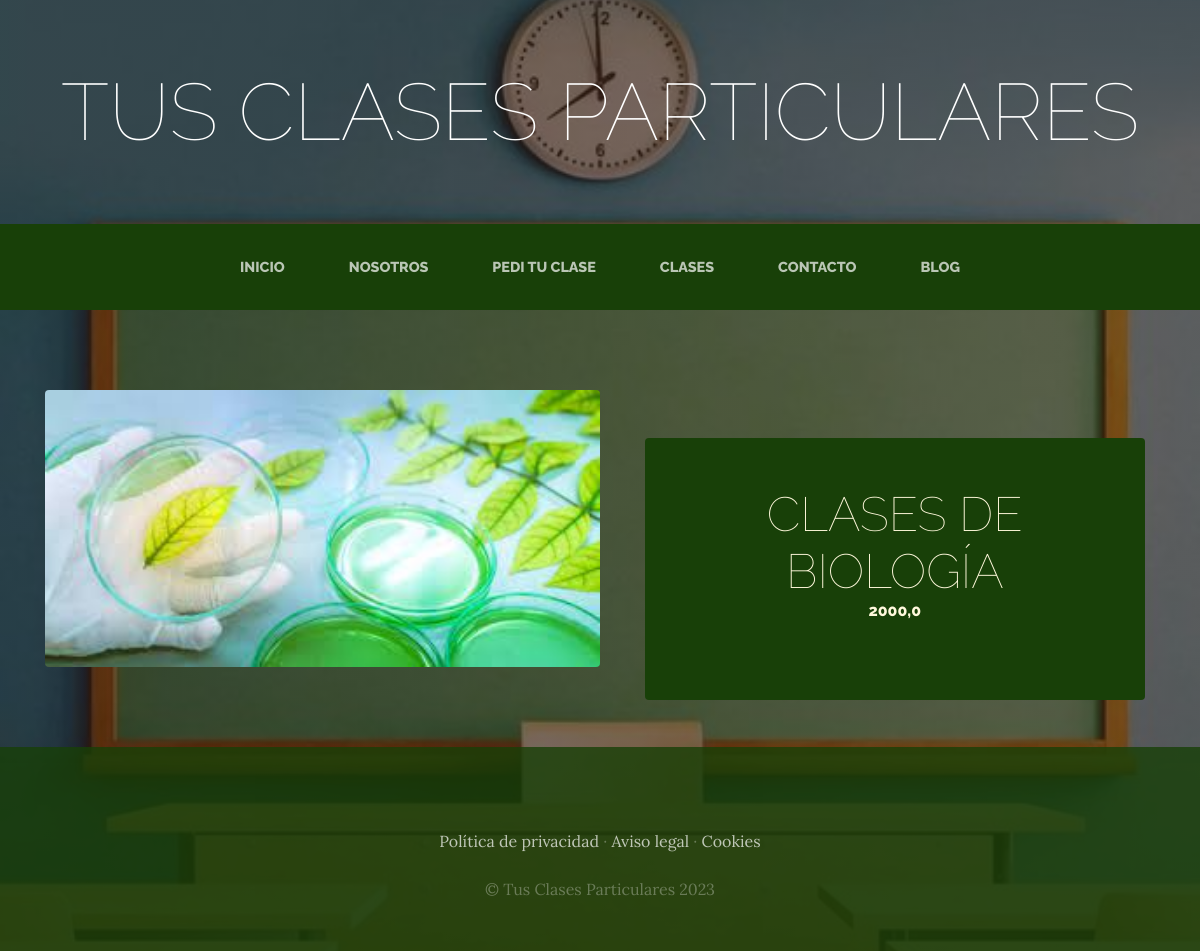
Page /pediTuClaseApp/ on the committed database.
### pediTuClaseApp/models.py (models this page shows)
class ClaseProducto(models.Model):
    nombre= models.CharField(max_length=60)
    categorias=models.ForeignKey(CategoriaClase, on_delete=models.CASCADE)
    imagen=models.ImageField(upload_to="pediTuClaseApp", null=True, blank=True)
    precio= models.FloatField()
    created=models.DateTimeField(auto_now_add=True)
    updated=models.DateTimeField(auto_now_add=True)
    class Meta:
        verbose_name="ClaseProducto"
        verbose_name_plural="ClasesProductos"

### pediTuClaseApp/views.py (the view)
# urls.py: path('',views.pediTuClase, name="Pedi tu clase")
def pediTuClase(request):
    claseproducto= ClaseProducto.objects.all()
    return render(request, "pediTuClaseApp/pediTuClase.html", {"claseproducto":claseproducto})

### pediTuClaseApp/templates/pediTuClaseApp/pediTuClase.html
{% extends "ProyectoClasesApp/base.html" %}
{% load static %}
{% block content %}
    {% for claseproducto in claseproducto %}
<section class="page-section clearfix">
    <div class="container">
        <div class="intro">
            <img class="intro-img img-fluid mb-3 mb-lg-0 rounded" src="{{claseproducto.imagen.url}}" alt="" style="width: 50%;">
            <div class="intro-text left-0 text-center bg-faded p-5 rounded">
                <h2 class=" section-heading mb-4">
                    <span class="section-heading-lower"> {{claseproducto.nombre}}</span>
                    <span class="section-heading-upper">{{claseproducto.precio}}</span>
                </h2>
            </div>
        </div>
    </div>
</section>
    {% endfor %}
{% endblock %}

### ProyectoClasesApp/static/ProyectoClasesApp/css/gestion.css (style rules this page uses)
body { font-family: 'Lora'; background: linear-gradient(rgba(47, 23, 15, 0.65), rgba(47, 23, 15, 0.65)), url("../img/bg_main.jpg"); background-attachment: fixed; background-position: center; background-size: cover; }
h1, h2, h3, h4, h5, h6 { font-family: 'Raleway'; }
.page-section { margin-top: 5rem; margin-bottom: 5rem; }
.section-heading { text-transform: uppercase; }
.section-heading .section-heading-upper { display: block; font-size: 1rem; font-weight: 800; padding-bottom:.5rem; }
.section-heading .section-heading-lower { display: block; font-size: 3rem; font-weight: 100; }
.bg-faded { background-color: rgba(255, 255, 255, 0.85); }
.intro { position: relative; }
@media (min-width: 992px) { .intro .intro-img { width: 75%; float: left; } }
@media (min-width: 992px) { .intro .intro-text { left: 600; width: 60%; margin-top: 3rem; background-color: rgba(24, 64, 8); color: cornsilk; position: absolute; } }
@media (min-width: 1200px) { .intro .intro-text { width: 45%; } }

### rows in the picture
ClaseProducto: imagen (picture), nombre "CLASES DE BIOLOGÍA", precio "2000,0"
